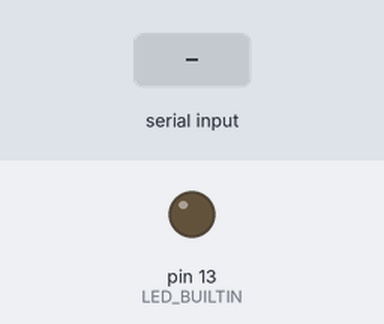
This sketch was run on a simulated Arduino Uno, built with avr-gcc and run on an emulated ATmega328P. On the bench: output pins drawn as LEDs (lit = HIGH). The test bench sets the inputs (shaded band). What the sketch prints to the serial monitor is not drawn.

Above: at 1.2 s.
1.3 s: byte 30 received over Serial
At 2.7 s:
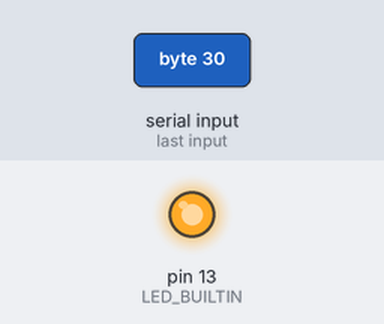
4.3 s: byte 90 received over Serial
At 7.0 s:
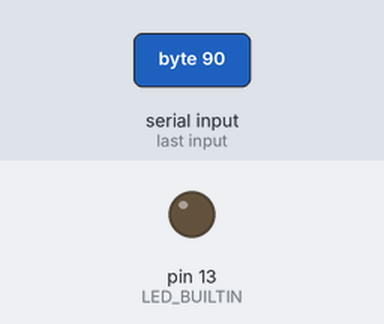
7.3 s: byte 120 received over Serial
At 8.5 s:
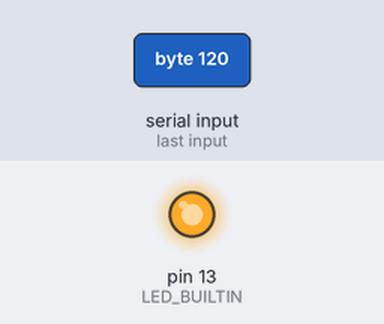
Timing chart, 0 to 10.5 s (numbered marks = the images above; inputs shaded):
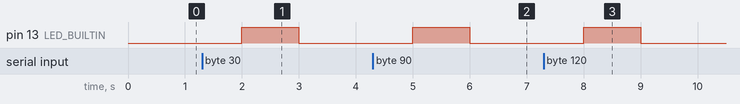

Measured:
- after the input at 1.3 s, pin 13 (LED_BUILTIN): LOW → HIGH after 0.70 s, → LOW 1.0 s later
- after the input at 4.3 s, pin 13 (LED_BUILTIN): LOW → HIGH after 0.70 s, → LOW 1.0 s later
- after the input at 7.3 s, pin 13 (LED_BUILTIN): LOW → HIGH after 0.70 s, → LOW 1.0 s later

The sketch:

arduino_to_nodeMCU.ino
```cpp
// #include<SoftwareSerial.h> //Included SoftwareSerial Library
// //Started SoftwareSerial at RX and TX pin of ESP8266/NodeMCU
// SoftwareSerial s(3,1);

// void setup() {
//   //Serial S Begin at 9600 Baud
//   s.begin(9600);
// }

// void loop() {
//   //Write '123' to Serial
//   s.write(123);
//   delay(1000);
// }

int data; //Initialized variable to store recieved data

void setup() {
  //Serial Begin at 9600 Baud
  Serial.begin(9600);
  pinMode(LED_BUILTIN, OUTPUT);
}

void loop() {
  // data = Serial.read(); //Read the serial data and store it

  if (Serial.available())
  {
  digitalWrite(LED_BUILTIN, HIGH);
  delay(1000);
  digitalWrite(LED_BUILTIN, LOW);
  data = Serial.read();
  Serial.write(data);
  // digitalWrite(LED_BUILTIN, HIGH);
  }

  delay(1000);
}
```
